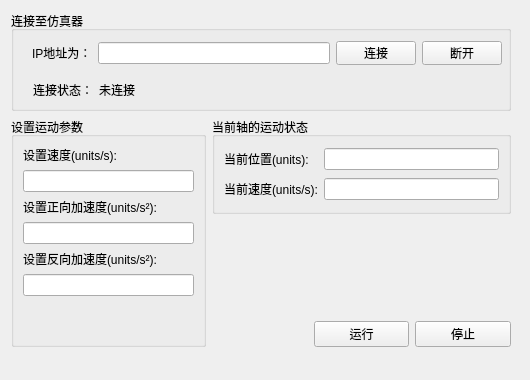
<?xml version="1.0" encoding="UTF-8"?>
<ui version="4.0">
 <class>Widget</class>
 <widget class="QWidget" name="Widget">
  <property name="geometry">
   <rect>
    <x>0</x>
    <y>0</y>
    <width>530</width>
    <height>380</height>
   </rect>
  </property>
  <property name="windowTitle">
   <string>Widget</string>
  </property>
  <layout class="QGridLayout" name="gridLayout_3">
   <item row="1" column="5">
    <spacer name="horizontalSpacer_2">
     <property name="orientation">
      <enum>Qt::Horizontal</enum>
     </property>
     <property name="sizeHint" stdset="0">
      <size>
       <width>16</width>
       <height>20</height>
      </size>
     </property>
    </spacer>
   </item>
   <item row="3" column="4">
    <widget class="QPushButton" name="pushButton_Stop">
     <property name="text">
      <string>停止</string>
     </property>
    </widget>
   </item>
   <item row="1" column="1" rowspan="3">
    <widget class="QGroupBox" name="groupBox_3">
     <property name="maximumSize">
      <size>
       <width>195</width>
       <height>16777215</height>
      </size>
     </property>
     <property name="title">
      <string>设置运动参数</string>
     </property>
     <layout class="QGridLayout" name="gridLayout_2">
      <item row="1" column="0">
       <layout class="QVBoxLayout" name="verticalLayout_2">
        <item>
         <widget class="QLabel" name="label_SetPositiveAcc">
          <property name="text">
           <string>设置正向加速度(units/s²):</string>
          </property>
         </widget>
        </item>
        <item>
         <widget class="QLineEdit" name="lineEdit_Set_PositiveAcc"/>
        </item>
       </layout>
      </item>
      <item row="3" column="0">
       <spacer name="verticalSpacer">
        <property name="orientation">
         <enum>Qt::Vertical</enum>
        </property>
        <property name="sizeHint" stdset="0">
         <size>
          <width>20</width>
          <height>40</height>
         </size>
        </property>
       </spacer>
      </item>
      <item row="2" column="0">
       <layout class="QVBoxLayout" name="verticalLayout">
        <item>
         <widget class="QLabel" name="label_SetNegativeAcc">
          <property name="text">
           <string>设置反向加速度(units/s²):</string>
          </property>
         </widget>
        </item>
        <item>
         <widget class="QLineEdit" name="lineEdit_Set_NegativeAcc"/>
        </item>
       </layout>
      </item>
      <item row="0" column="0">
       <layout class="QVBoxLayout" name="verticalLayout_3">
        <item>
         <widget class="QLabel" name="label_SetSpeed">
          <property name="text">
           <string>设置速度(units/s):</string>
          </property>
         </widget>
        </item>
        <item>
         <widget class="QLineEdit" name="lineEdit_Set_Speed"/>
        </item>
       </layout>
      </item>
     </layout>
    </widget>
   </item>
   <item row="2" column="5">
    <spacer name="horizontalSpacer_4">
     <property name="orientation">
      <enum>Qt::Horizontal</enum>
     </property>
     <property name="sizeHint" stdset="0">
      <size>
       <width>110</width>
       <height>20</height>
      </size>
     </property>
    </spacer>
   </item>
   <item row="3" column="3">
    <widget class="QPushButton" name="pushButton_Move">
     <property name="text">
      <string>运行</string>
     </property>
    </widget>
   </item>
   <item row="1" column="0">
    <spacer name="horizontalSpacer">
     <property name="orientation">
      <enum>Qt::Horizontal</enum>
     </property>
     <property name="sizeHint" stdset="0">
      <size>
       <width>16</width>
       <height>20</height>
      </size>
     </property>
    </spacer>
   </item>
   <item row="4" column="2">
    <spacer name="verticalSpacer_3">
     <property name="orientation">
      <enum>Qt::Vertical</enum>
     </property>
     <property name="sizeHint" stdset="0">
      <size>
       <width>20</width>
       <height>22</height>
      </size>
     </property>
    </spacer>
   </item>
   <item row="0" column="1" colspan="4">
    <widget class="QGroupBox" name="groupBox">
     <property name="minimumSize">
      <size>
       <width>500</width>
       <height>100</height>
      </size>
     </property>
     <property name="maximumSize">
      <size>
       <width>500</width>
       <height>100</height>
      </size>
     </property>
     <property name="title">
      <string>连接至仿真器</string>
     </property>
     <property name="checkable">
      <bool>false</bool>
     </property>
     <property name="checked">
      <bool>false</bool>
     </property>
     <widget class="QWidget" name="layoutWidget">
      <property name="geometry">
       <rect>
        <x>21</x>
        <y>30</y>
        <width>470</width>
        <height>24</height>
       </rect>
      </property>
      <layout class="QHBoxLayout" name="horizontalLayout">
       <item>
        <widget class="QLabel" name="label_IP_Adress_Is">
         <property name="text">
          <string>IP地址为：</string>
         </property>
        </widget>
       </item>
       <item>
        <widget class="QLineEdit" name="lineEdit_Input_IP_Adress">
         <property name="enabled">
          <bool>true</bool>
         </property>
         <property name="minimumSize">
          <size>
           <width>230</width>
           <height>22</height>
          </size>
         </property>
        </widget>
       </item>
       <item>
        <widget class="QPushButton" name="pushButton_Connect">
         <property name="text">
          <string>连接</string>
         </property>
        </widget>
       </item>
       <item>
        <widget class="QPushButton" name="pushButton_Disconnect">
         <property name="text">
          <string>断开</string>
         </property>
        </widget>
       </item>
      </layout>
     </widget>
     <widget class="QWidget" name="layoutWidget">
      <property name="geometry">
       <rect>
        <x>22</x>
        <y>72</y>
        <width>104</width>
        <height>14</height>
       </rect>
      </property>
      <layout class="QHBoxLayout" name="horizontalLayout_2">
       <item>
        <widget class="QLabel" name="label_Connect_State_Is">
         <property name="text">
          <string>连接状态：</string>
         </property>
        </widget>
       </item>
       <item>
        <widget class="QLabel" name="label_ConnectState">
         <property name="text">
          <string>未连接</string>
         </property>
        </widget>
       </item>
      </layout>
     </widget>
    </widget>
   </item>
   <item row="1" column="2" colspan="3">
    <widget class="QGroupBox" name="groupBox_2">
     <property name="maximumSize">
      <size>
       <width>300</width>
       <height>100</height>
      </size>
     </property>
     <property name="title">
      <string>当前轴的运动状态</string>
     </property>
     <layout class="QGridLayout" name="gridLayout">
      <item row="1" column="0">
       <widget class="QLabel" name="label_Speed_is">
        <property name="text">
         <string>当前速度(units/s):</string>
        </property>
       </widget>
      </item>
      <item row="0" column="0">
       <widget class="QLabel" name="label_Position_is">
        <property name="text">
         <string>当前位置(units):</string>
        </property>
       </widget>
      </item>
      <item row="0" column="1">
       <widget class="QLineEdit" name="lineEdit_Show_Position"/>
      </item>
      <item row="1" column="1">
       <widget class="QLineEdit" name="lineEdit_Show_Speed"/>
      </item>
     </layout>
    </widget>
   </item>
   <item row="2" column="2" colspan="3">
    <widget class="QLabel" name="label">
     <property name="text">
      <string/>
     </property>
     <property name="textFormat">
      <enum>Qt::AutoText</enum>
     </property>
     <property name="pixmap">
      <pixmap>../bjtu.png</pixmap>
     </property>
     <property name="scaledContents">
      <bool>true</bool>
     </property>
    </widget>
   </item>
  </layout>
 </widget>
 <resources/>
 <connections/>
</ui>
